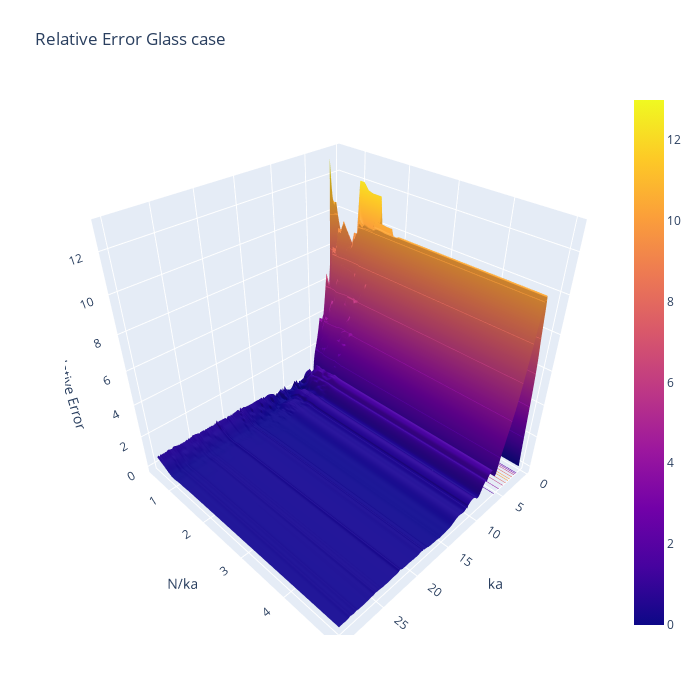

Write notebook code for a chart like this one.
### Code cell
# fig = go.Figure(data=[go.Surface(z=relative_error_glass, x=ka_array, y=Nka_array)])
# fig.update_layout(title='Relative Error Glass case', autosize=False,
#                   width=700, height=700,)

# fig.update_traces(contours_z=dict(show=True, usecolormap=True,
#                                   highlightcolor="limegreen", project_z=True))

                  
# fig.update_layout(scene = dict(
#                     xaxis_title='ka',
#                     yaxis_title='N/ka',
#                     zaxis_title='Relative Error'),
#                     width=700,
#                     margin=dict(l=65, r=50, b=65, t=90))
# fig.show()

### Figure 1 — Plotly figure (JSON) as saved in the notebook; plotly's stock layout.template omitted (floating-point values rounded to 4 significant figures; data arrays with more than 128 entries replaced by an {"elided": "..."} marker saying what was removed)
{"data": [{"contours": {"z": {"highlightcolor": "limegreen", "project": {"z": true}, "show": true, "usecolormap": true}}, "type": "surface", "x": {"elided": "296 float values"}, "y": [0.5, 0.6, 0.7, 0.8, 0.9, 1.0, 1.1, 1.2, 1.3, 1.4, 1.5, 1.6, 1.7, 1.8, 1.9, 2.0, 2.1, 2.2, 2.3, 2.4, 2.5, 2.6, 2.7, 2.8, 2.9, 3.0, 3.1, 3.2, 3.3, 3.4, 3.5, 3.6, 3.7, 3.8, 3.9, 4.0, 4.1, 4.2, 4.3, 4.4, 4.5, 4.6, 4.7, 4.8, 4.9, 5.0], "z": {"elided": "46x296 float values"}}], "layout": {"autosize": false, "height": 700, "margin": {"b": 65, "l": 65, "r": 50, "t": 90}, "scene": {"xaxis": {"title": {"text": "ka"}}, "yaxis": {"title": {"text": "N/ka"}}, "zaxis": {"title": {"text": "Relative Error"}}}, "title": {"text": "Relative Error Glass case"}, "width": 700}}
